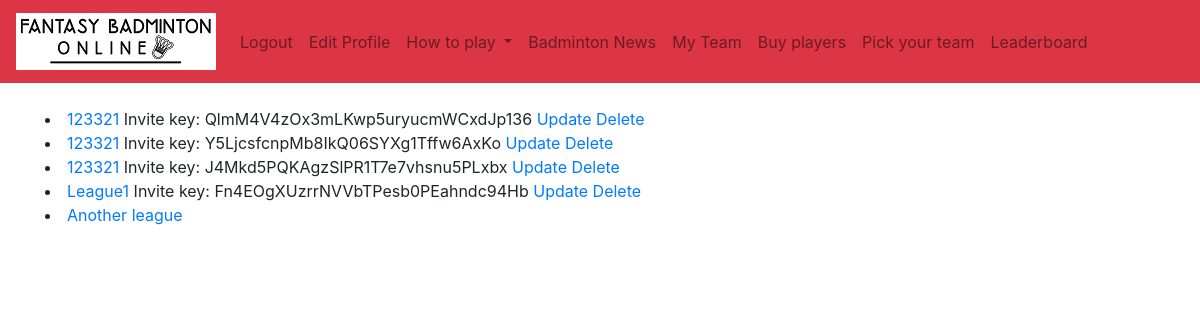
Page /my_team/league_list (signed in) on the earlier database version.
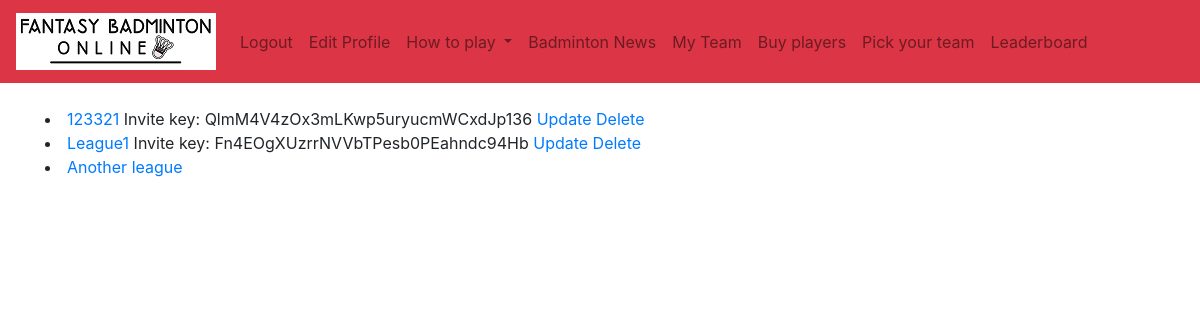
Same page on the later database version.
### authenticate/models.py (models this page shows)
class League(models.Model):
	name = models.CharField(max_length=50)
	owner = models.ForeignKey(settings.AUTH_USER_MODEL,on_delete=models.CASCADE, related_name='owned_leagues')
	invite_key = models.CharField(max_length=32)

### authenticate/views.py (the view)
# urls.py: path('my_team/league_list', views.LeagueList.as_view(), name='league_list'),
class LeagueList(ListView):
	model = League
	paginate_by = 20
	def get_queryset(self, **kwargs):
		user = self.request.user
		qs = super().get_queryset()
		return qs.filter(Q(owner=user) | Q(users__user=user))

### authenticate/templates/authenticate/league_list.html
{% extends 'authenticate/base.html' %}
{% load static %}
{% block content %}
{% for league in object_list %}
    <li><a href="{% url 'league_detail' pk=league.pk %}">{{ league.name }}</a>
	    {% if league.owner == request.user %}
		    Invite key: {{league.invite_key }}
		    <a href="{% url 'update_league' pk=league.pk %}">Update</a>
		    <a href="{% url 'delete_league' pk=league.pk %}">Delete</a>
	    {% endif %}</li>
{% empty %}
    <li>No leagues yet</li>
{% endfor %}
{% endblock %}

Differences in the rows shown:
removed League: name "123321", invite_key "Y5LjcsfcnpMb8IkQ06SYXg1Tffw6AxKo"
removed League: name "123321", invite_key "J4Mkd5PQKAgzSlPR1T7e7vhsnu5PLxbx"
